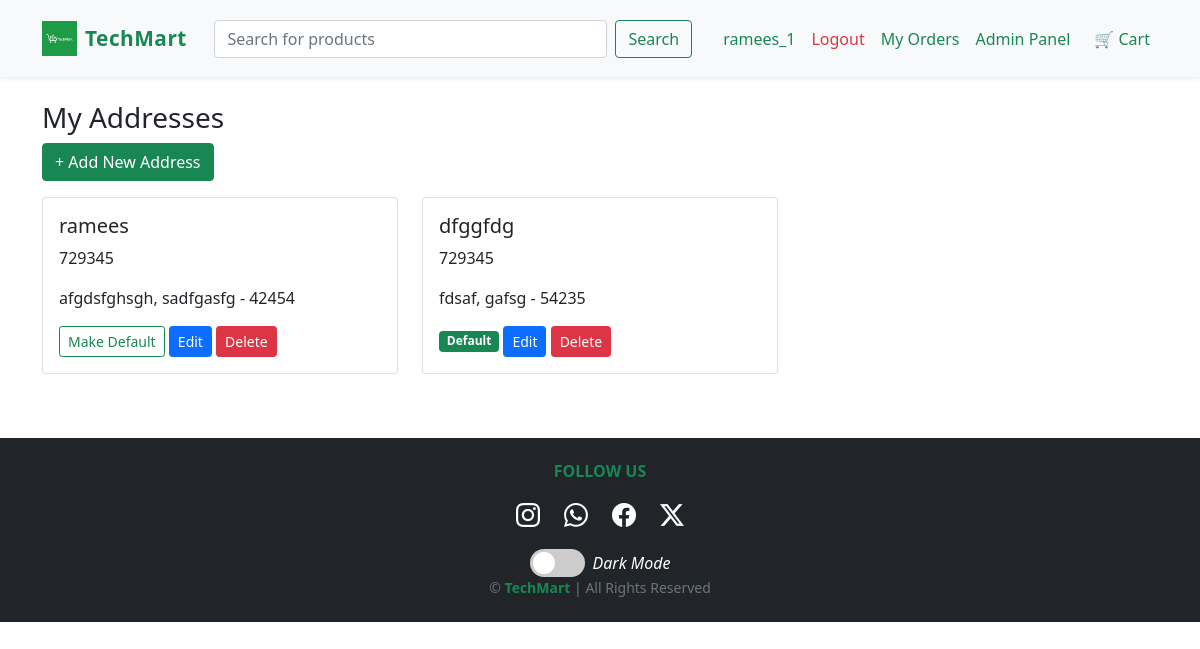
The page /addresses/ (signed in) on the database its author committed.
### accounts/models.py (models this page shows, shortened)
class Address(models.Model):
    user = models.ForeignKey(User, on_delete=models.CASCADE)
    full_name = models.CharField(max_length=100)
    phone = models.CharField(max_length=20)
    address = models.TextField()
    city = models.CharField(max_length=50)
    pincode = models.CharField(max_length=10)
    is_default = models.BooleanField(default=False)

### accounts/views.py (the view)
# urls.py: path('', views.address_list, name='address_list'),
@login_required
def address_list(request):
    addresses = Address.objects.filter(user=request.user)
    return render(request, 'accounts/address_list.html', {'addresses': addresses})

### accounts/templates/accounts/address_list.html
{% extends "core/base.html" %}
{% block content %}
<h3>My Addresses</h3>
<a href="{% url 'add_address' %}" class="btn btn-success mb-3">+ Add New Address</a>
{% if addresses %}
<div class="row">
    {% for addr in addresses %}
    <div class="col-md-4">
        <div class="card mb-3">
            <div class="card-body">
                <h5>{{ addr.full_name }}</h5>
                <p>{{ addr.phone }}</p>
                <p>{{ addr.address }}, {{ addr.city }} - {{ addr.pincode }}</p>
                {% if addr.is_default %}
                <span class="badge bg-success">Default</span>
                {% else %}
                <a href="{% url 'set_default_address' addr.id %}" class="btn btn-outline-success btn-sm">
                    Make Default
                </a>
                {% endif %}
                <a href="{% url 'edit_address' addr.id %}" class="btn btn-primary btn-sm">Edit</a>
                <a href="{% url 'delete_address' addr.id %}" class="btn btn-danger btn-sm">Delete</a>
            </div>
        </div>
    </div>
    {% endfor %}
</div>
{% else %}
<p>No saved addresses yet.</p>
{% endif %}
{% endblock %}

### core/templates/core/base.html (shortened to what this page needs)
<!DOCTYPE html>
<html lang="en">
<head>
    {% load static %}
    <link href="https://cdn.jsdelivr.net/npm/bootstrap@5.0.2/dist/css/bootstrap.min.css" rel="stylesheet">
    <link rel="stylesheet" href="https://cdn.jsdelivr.net/npm/bootstrap-icons@1.11.3/font/bootstrap-icons.css">
</head>
<body>
<nav class="navbar navbar-expand-lg navbar-light bg-light shadow-sm py-3">
    <div class="container">
        <a class="navbar-brand d-flex align-items-center" href="{% url 'home' %}">
            <img src="{% static 'images/techmartlogo.png' %}" width="35" height="35" class="me-2">
            <span class="fw-bold text-success">TechMart</span>
        </a>
        <div class="collapse navbar-collapse" id="navbarContent">
            <form class="d-flex mx-auto w-50" action="{% url 'search' %}" method="GET">
    <input class="form-control me-2"
           type="search"
           name="q"
           placeholder="Search for products"
           required>
    <button class="btn btn-outline-success" type="submit">Search</button>
</form>
            <ul class="navbar-nav ms-auto">
                {% if user.is_authenticated %}
<li class="nav-item ">
  <a class="nav-link text-success" href="{% url 'userpanel:profile' %}">{{ user.username }}</a>
</li>
                <li class="nav-item">
                    <form action="{% url 'logout' %}" method="post" class="d-inline">
                        <button type="submit" class="logout-btn nav-link text-danger pt-2">
                            Logout
                        </button>
                    </form>
                </li>
                <li class="nav-item">
                    <a class="nav-link text-success" href="{% url 'order_list' %}">My Orders</a>
                </li>
{% if user.is_staff %}
<li class="nav-item">
  <a class="nav-link text-success" href="{% url 'adminpanel:dashboard' %}">
    Admin Panel
  </a>
</li>
{% endif %}
                {% endif %}
                <li class="nav-item ms-2">
                    <a class="nav-link fw-semibold text-success" href="{% url 'cart_detail' %}">
                        🛒 Cart
                    </a>
                </li>
            </ul>
        </div>
    </div>
</nav>
<div class="container mt-4">
    {% block content %}{% endblock %}
</div>
<footer class="bg-dark text-white text-center py-4 mt-5">
    <div class="container">
        <h6 class="text-uppercase fw-bold text-success mb-3">Follow Us</h6>
        <div class="d-flex justify-content-center gap-4 mb-3">
            <a class="text-white fs-4" href="#"><i class="bi bi-instagram"></i></a>
            <a class="text-white fs-4" href="#"><i class="bi bi-whatsapp"></i></a>
            <a class="text-white fs-4" href="#"><i class="bi bi-facebook"></i></a>
            <a class="text-white fs-4" href="#"><i class="bi bi-twitter-x"></i></a>
        </div>
<div class="theme-switch-wrapper mt-3">
    <label class="theme-switch" for="themeCheckbox">
        <span class="slider round"></span>
    </label>
    <em class="ms-2">Dark Mode</em>
</div>
        <p class="mb-0 small text-muted">
            © {{ now|date:"Y" }} <span class="text-success fw-bold">TechMart</span> | All Rights Reserved
        </p>
    </div>
</footer>
</body>
</html>

### core/templates/core/base.html (style rules this page uses)
.navbar-brand span { font-size: 1.3rem; letter-spacing: 0.5px; }
.nav-link { transition: color 0.2s ease-in-out; }
.logout-btn { text-decoration: none; border: none; padding: 0; background: transparent; }
body.light-mode { background: #ffffff; color: #212529; }
.navbar, .card, .modal-content, .list-group-item { transition: 0.3s; }
.theme-switch-wrapper { display: flex; align-items: center; justify-content: center; }
.theme-switch { position: relative; display: inline-block; width: 55px; height: 28px; }
.slider { position: absolute; cursor: pointer; top: 0; left: 0; right: 0; bottom: 0; background-color: #ccc; transition: .4s; border-radius: 34px; }
.slider:before { position: absolute; content: ""; height: 22px; width: 22px; left: 3px; bottom: 3px; background-color: white; transition: .4s; border-radius: 50%; }
.slider.round { border-radius: 34px; }

### rows shown on the page
Address: full_name "ramees", phone "729345", address "afgdsfghsgh", city "sadfgasfg", pincode "42454", is_default "Make Default"
Address: full_name "dfggfdg", phone "729345", address "fdsaf", city "gafsg", pincode "54235", is_default "Default"

### other values the page prints
{{ user.username }} "ramees_1"
